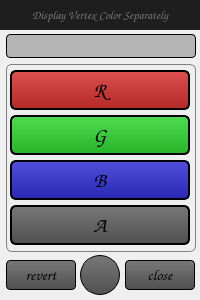
<?xml version="1.0" encoding="UTF-8"?>
<ui version="4.0">
 <class>window</class>
 <widget class="QWidget" name="window">
  <property name="geometry">
   <rect>
    <x>0</x>
    <y>0</y>
    <width>200</width>
    <height>300</height>
   </rect>
  </property>
  <property name="sizePolicy">
   <sizepolicy hsizetype="Fixed" vsizetype="Fixed">
    <horstretch>0</horstretch>
    <verstretch>0</verstretch>
   </sizepolicy>
  </property>
  <property name="minimumSize">
   <size>
    <width>200</width>
    <height>300</height>
   </size>
  </property>
  <property name="maximumSize">
   <size>
    <width>200</width>
    <height>300</height>
   </size>
  </property>
  <property name="windowTitle">
   <string>kkDisplayVertexColorSeparately</string>
  </property>
  <property name="styleSheet">
   <string notr="true">QWidget{
	border-radius: 6px;
}</string>
  </property>
  <widget class="QPushButton" name="btn_B">
   <property name="enabled">
    <bool>true</bool>
   </property>
   <property name="geometry">
    <rect>
     <x>10</x>
     <y>160</y>
     <width>180</width>
     <height>40</height>
    </rect>
   </property>
   <property name="font">
    <font>
     <family>Comic Sans MS</family>
     <pointsize>16</pointsize>
     <weight>75</weight>
     <bold>true</bold>
     <stylestrategy>PreferAntialias</stylestrategy>
    </font>
   </property>
   <property name="styleSheet">
    <string notr="true">QPushButton {
border: 2px solid;
border-radius: 6px;
padding: 4px;
color: black;
background-color: qlineargradient(spread:pad, x1:0, y1:0, x2:0, y2:1, stop:0 rgb(80, 80, 220), stop:1 rgb(40, 40, 180));
}

QPushButton:hover {
background-color: qlineargradient(spread:pad, x1:0, y1:0, x2:0, y2:1, stop:0 rgb(120, 120, 255), stop:1 rgb(80, 80, 220));
}

QPushButton:checked {
color: white;
background-color: qlineargradient(spread:pad, x1:0, y1:0, x2:0, y2:1, stop:0  rgb(0, 0, 80), stop:1 rgb(20, 20, 120));
}

QPushButton:!enabled {
color: rgb(80, 80, 80);
background-color: rgb(20, 20, 60);
border-color: rgb(80, 80, 80);
}
</string>
   </property>
   <property name="text">
    <string>B</string>
   </property>
   <property name="checkable">
    <bool>true</bool>
   </property>
  </widget>
  <widget class="QLineEdit" name="lineEdit_SelObj">
   <property name="enabled">
    <bool>false</bool>
   </property>
   <property name="geometry">
    <rect>
     <x>6</x>
     <y>34</y>
     <width>190</width>
     <height>24</height>
    </rect>
   </property>
   <property name="font">
    <font>
     <family>Comic Sans MS</family>
    </font>
   </property>
   <property name="styleSheet">
    <string notr="true">QLineEdit {
color: black;
background-color: rgb(180, 180, 180);
border: 1px solid;
border-radius: 4px;
border-color: black;
}</string>
   </property>
   <property name="text">
    <string/>
   </property>
   <property name="alignment">
    <set>Qt::AlignCenter</set>
   </property>
  </widget>
  <widget class="QLabel" name="label_window">
   <property name="geometry">
    <rect>
     <x>0</x>
     <y>0</y>
     <width>200</width>
     <height>30</height>
    </rect>
   </property>
   <property name="font">
    <font>
     <family>Comic Sans MS</family>
     <pointsize>9</pointsize>
     <weight>50</weight>
     <bold>false</bold>
    </font>
   </property>
   <property name="styleSheet">
    <string notr="true">QLabel {
border-radius: 0px;
background-color: rgb(30, 30, 30);
color: rgb(120, 120, 120);
}</string>
   </property>
   <property name="text">
    <string>Display Vertex Color Separately</string>
   </property>
   <property name="alignment">
    <set>Qt::AlignCenter</set>
   </property>
   <property name="wordWrap">
    <bool>false</bool>
   </property>
  </widget>
  <widget class="QPushButton" name="btn_R">
   <property name="enabled">
    <bool>true</bool>
   </property>
   <property name="geometry">
    <rect>
     <x>10</x>
     <y>70</y>
     <width>180</width>
     <height>40</height>
    </rect>
   </property>
   <property name="font">
    <font>
     <family>Comic Sans MS</family>
     <pointsize>16</pointsize>
     <weight>75</weight>
     <bold>true</bold>
     <stylestrategy>PreferAntialias</stylestrategy>
    </font>
   </property>
   <property name="cursor">
    <cursorShape>ArrowCursor</cursorShape>
   </property>
   <property name="styleSheet">
    <string notr="true">QPushButton {
border: 2px solid;
border-radius: 6px;
padding: 4px;
color: black;
background-color: qlineargradient(spread:pad, x1:0, y1:0, x2:0, y2:1, stop:0 rgb(220, 80, 80), stop:1 rgb(180, 40, 40));
}

QPushButton:hover {
background-color: qlineargradient(spread:pad, x1:0, y1:0, x2:0, y2:1, stop:0 rgb(255, 120, 120), stop:1 rgb(220, 80, 80));
}

QPushButton:checked {
color: white;
background-color: qlineargradient(spread:pad, x1:0, y1:0, x2:0, y2:1, stop:0  rgb(80, 0, 0), stop:1 rgb(120, 20, 20));
}

QPushButton:!enabled {
color: rgb(80, 80, 80);
background-color: rgb(60, 20, 20);
border-color: rgb(80, 80, 80);
}
</string>
   </property>
   <property name="inputMethodHints">
    <set>Qt::ImhNone</set>
   </property>
   <property name="text">
    <string>R</string>
   </property>
   <property name="checkable">
    <bool>true</bool>
   </property>
   <property name="checked">
    <bool>false</bool>
   </property>
   <property name="autoDefault">
    <bool>false</bool>
   </property>
   <property name="default">
    <bool>false</bool>
   </property>
   <property name="flat">
    <bool>false</bool>
   </property>
  </widget>
  <widget class="QPushButton" name="btn_A">
   <property name="enabled">
    <bool>true</bool>
   </property>
   <property name="geometry">
    <rect>
     <x>10</x>
     <y>205</y>
     <width>180</width>
     <height>40</height>
    </rect>
   </property>
   <property name="font">
    <font>
     <family>Comic Sans MS</family>
     <pointsize>16</pointsize>
     <weight>75</weight>
     <italic>false</italic>
     <bold>true</bold>
     <underline>false</underline>
     <strikeout>false</strikeout>
     <stylestrategy>PreferAntialias</stylestrategy>
     <kerning>true</kerning>
    </font>
   </property>
   <property name="styleSheet">
    <string notr="true">QPushButton {
border: 2px solid;
border-radius: 6px;
padding: 4px;
color: black;
background-color: qlineargradient(spread:pad, x1:0, y1:0, x2:0, y2:1, stop:0 rgb(120, 120, 120), stop:1 rgb(80, 80, 80));
}

QPushButton:hover {
background-color: qlineargradient(spread:pad, x1:0, y1:0, x2:0, y2:1, stop:0 rgb(160, 160, 160), stop:1 rgb(120, 120, 120));
}

QPushButton:checked {
color: white;
background-color: qlineargradient(spread:pad, x1:0, y1:0, x2:0, y2:1, stop:0  rgb(20, 20, 20), stop:1 rgb(60, 60, 60));
}

QPushButton:!enabled {
color: rgb(80, 80, 80);
background-color: rgb(40, 40, 40);
border-color: rgb(80, 80, 80);
}
</string>
   </property>
   <property name="text">
    <string>A</string>
   </property>
   <property name="checkable">
    <bool>true</bool>
   </property>
  </widget>
  <widget class="QPushButton" name="btn_G">
   <property name="enabled">
    <bool>true</bool>
   </property>
   <property name="geometry">
    <rect>
     <x>10</x>
     <y>115</y>
     <width>180</width>
     <height>40</height>
    </rect>
   </property>
   <property name="font">
    <font>
     <family>Comic Sans MS</family>
     <pointsize>16</pointsize>
     <weight>75</weight>
     <bold>true</bold>
     <stylestrategy>PreferAntialias</stylestrategy>
    </font>
   </property>
   <property name="styleSheet">
    <string notr="true">QPushButton {
border: 2px solid;
border-radius: 6px;
padding: 4px;
color: black;
background-color: qlineargradient(spread:pad, x1:0, y1:0, x2:0, y2:1, stop:0 rgb(80, 220, 80), stop:1 rgb(40, 180, 40));
}

QPushButton:hover {
background-color: qlineargradient(spread:pad, x1:0, y1:0, x2:0, y2:1, stop:0 rgb(120, 255, 120), stop:1 rgb(80, 220, 80));
}

QPushButton:checked {
color: white;
background-color: qlineargradient(spread:pad, x1:0, y1:0, x2:0, y2:1, stop:0  rgb(0, 80, 0), stop:1 rgb(20, 120, 20));
}

QPushButton:!enabled {
color: rgb(80, 80, 80);
background-color: rgb(20, 60, 20);
border-color: rgb(80, 80, 80);
}
</string>
   </property>
   <property name="text">
    <string>G</string>
   </property>
   <property name="checkable">
    <bool>true</bool>
   </property>
  </widget>
  <widget class="QPushButton" name="btn_Revert">
   <property name="geometry">
    <rect>
     <x>6</x>
     <y>260</y>
     <width>70</width>
     <height>30</height>
    </rect>
   </property>
   <property name="font">
    <font>
     <family>Comic Sans MS</family>
     <pointsize>11</pointsize>
     <weight>50</weight>
     <bold>false</bold>
    </font>
   </property>
   <property name="styleSheet">
    <string notr="true">QPushButton {
border: 1px solid;
border-radius: 4px;
color: black;
background-color: qlineargradient(spread:pad, x1:0, y1:0, x2:0, y2:1, stop:0 rgb(120, 120, 120), stop:1 rgb(80, 80, 80));
}

QPushButton:hover {
background-color: qlineargradient(spread:pad, x1:0, y1:0, x2:0, y2:1, stop:0 rgb(160, 160, 160), stop:1 rgb(120, 120, 120));
}</string>
   </property>
   <property name="text">
    <string>revert</string>
   </property>
  </widget>
  <widget class="QPushButton" name="btn_Close">
   <property name="geometry">
    <rect>
     <x>125</x>
     <y>260</y>
     <width>70</width>
     <height>30</height>
    </rect>
   </property>
   <property name="font">
    <font>
     <family>Comic Sans MS</family>
     <pointsize>11</pointsize>
     <weight>50</weight>
     <bold>false</bold>
    </font>
   </property>
   <property name="styleSheet">
    <string notr="true">QPushButton {
border: 1px solid;
border-radius: 4px;
color: black;
background-color: qlineargradient(spread:pad, x1:0, y1:0, x2:0, y2:1, stop:0 rgb(120, 120, 120), stop:1 rgb(80, 80, 80));
}

QPushButton:hover {
background-color: qlineargradient(spread:pad, x1:0, y1:0, x2:0, y2:1, stop:0 rgb(160, 160, 160), stop:1 rgb(120, 120, 120));
}</string>
   </property>
   <property name="text">
    <string>close</string>
   </property>
  </widget>
  <widget class="QFrame" name="frame_RGBA">
   <property name="geometry">
    <rect>
     <x>6</x>
     <y>64</y>
     <width>190</width>
     <height>188</height>
    </rect>
   </property>
   <property name="styleSheet">
    <string notr="true">QFrame {
border: 1px solid;
border-radius: 6px;
padding: 4px;
border-color: grey;
}</string>
   </property>
   <property name="frameShape">
    <enum>QFrame::StyledPanel</enum>
   </property>
   <property name="frameShadow">
    <enum>QFrame::Raised</enum>
   </property>
  </widget>
  <widget class="QPushButton" name="btn_PaintTool">
   <property name="geometry">
    <rect>
     <x>80</x>
     <y>255</y>
     <width>40</width>
     <height>40</height>
    </rect>
   </property>
   <property name="font">
    <font>
     <weight>75</weight>
     <bold>true</bold>
    </font>
   </property>
   <property name="styleSheet">
    <string notr="true">QPushButton {
border: 1px solid;
border-radius: 20px;
color: white;
background-color: qlineargradient(spread:pad, x1:0, y1:0, x2:0, y2:1, stop:0 rgb(120, 120, 120), stop:1 rgb(80, 80, 80));
}

QPushButton:hover {
background-color: qlineargradient(spread:pad, x1:0, y1:0, x2:0, y2:1, stop:0 rgb(160, 160, 160), stop:1 rgb(120, 120, 120));
}</string>
   </property>
   <property name="text">
    <string/>
   </property>
   <property name="iconSize">
    <size>
     <width>30</width>
     <height>30</height>
    </size>
   </property>
   <property name="checkable">
    <bool>false</bool>
   </property>
  </widget>
  <zorder>frame_RGBA</zorder>
  <zorder>btn_B</zorder>
  <zorder>lineEdit_SelObj</zorder>
  <zorder>label_window</zorder>
  <zorder>btn_R</zorder>
  <zorder>btn_A</zorder>
  <zorder>btn_G</zorder>
  <zorder>btn_Revert</zorder>
  <zorder>btn_Close</zorder>
  <zorder>btn_PaintTool</zorder>
 </widget>
 <resources/>
 <connections/>
</ui>
